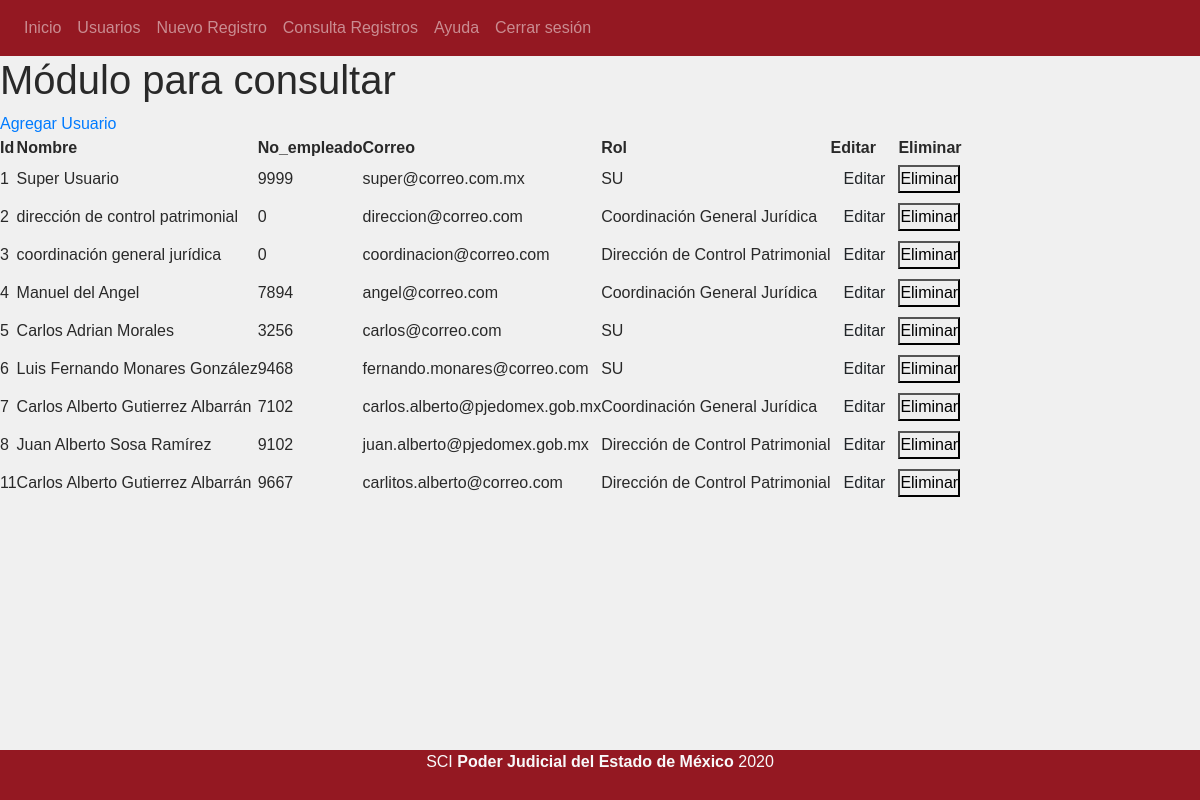
The app's page /usuarios (signed in) with its own data.
### tables this page shows
CREATE TABLE `usuarios` (
  `id` int(11) NOT NULL,
  `nombre` varchar(60) NOT NULL,
  `no_empleado` int(10) NOT NULL,
  `correo` varchar(30) NOT NULL,
  `pass` varchar(256) NOT NULL,
  `rol` tinyint(1) NOT NULL
);

### controller/Usuarios.php (called while the page is built, shortened)
<?php
class Usuarios extends Controller{
    function __construct(){
        $this->view->usuarios = [];
    }
    function render(){
        $usuarios = $this->model->getUsuarios();
        $this->view->usuarios = $usuarios;
        $this->view->mensaje = "";
        $this->view->render('usuarios/index');
    }
}
?>

### index.php (called while the page is built, shortened)
<?php
    require_once 'config/database.php';
    $app = new App();
?>

### model/usuariosModel.php (called while the page is built, shortened)
<?php
include_once 'model/classes/Usuario.class.php';
class UsuariosModel extends Model{
    public function getUsuarios(){
        $items = [];
        try{
            $query = $this->db->conn()->query("SELECT * FROM usuarios");
            while ($row = $query->fetch()){
                $item = new Usuario();
                $item->id = $row['id'];
                $item->nombre = $row['nombre'];
                $item->no_empleado = $row['no_empleado'];
                $item->correo  = $row['correo'];
                $item->rol  = $item->traduceRol($row['rol']);
                array_push($items, $item);
            }
            return $items;
        }
        catch(PDOException $e){
            print "Error" . $e->getMessage();
            print "Error al insertar en la BD";
            return [];
        }
    }
}
?>

### config/database.php (called while the page is built, shortened)
<?php
class DataBase{
    private $host;
    private $user;
    private $pass;
    private $charset;
    function __construct(){
        $this->host = constant('HOST');
        $this->db = constant('DB');
        $this->user = constant('USER');
        $this->pass = constant('PASS');
        $this->charset = constant('CHARSET');
    }
    function conn(){
        try {
            $connection = "mysql:host=" . $this->host . ";dbname=" . $this->db . ";charset=" . $this->charset;
            $options = [
                PDO::ATTR_ERRMODE => PDO::ERRMODE_EXCEPTION,
                PDO::ATTR_EMULATE_PREPARES => false,
            ];
            $pdo = new PDO($connection, $this->user, $this->pass, $options);
            return $pdo;
        } catch (PDOException $e) {
            print_r("Error: " . $e->getMessage());
        }
    }
}
?>

### model/classes/Usuario.class.php (called while the page is built, shortened)
<?php
class Usuario{
    function traduceRol($rol){
        if($rol == 0){
            $stringRol = "SU" ;
        }
        if($rol == 1){
            $stringRol = "Coordinación General Jurídica";
        }
        if($rol == 2){
            $stringRol = "Dirección de Control Patrimonial";
        }
        return $stringRol;
    }
}
?>

### view/usuarios/index.php (the view, shortened to what this page needs)
<!DOCTYPE html>
<html lang="es">
<head>
</head>
<body>
    <?php require_once 'view/header.php'; ?>
    <div id="main">
        <h1 class="center">Módulo para consultar</h1>
    </div>
    <div id="tabla-usuarios" class="main">
        <a clas="btn" href="<?php echo constant('URL')."signin" ?>">Agregar Usuario</a>
        <table>
            <thead>
                <tr>
                    <th>Id</th>
                    <th>Nombre</th>
                    <th>No_empleado</th>
                    <th>Correo</th>
                    <th>Rol</th>
                    <th>Editar</th>
                    <th>Eliminar</th>
                </tr>
            </thead>
            <tbody id="tbody-usuarios"  >
                <?php
                foreach ($this->usuarios as $row) {
                ?>
                    <tr id="fila-id-<?php echo $row->id; ?>" >
                        <td><?php echo $row->id; ?></td>
                        <td><?php echo $row->nombre; ?> </td>
                        <td><?php echo $row->no_empleado; ?> </td>
                        <td><?php echo $row->correo; ?> </td>
                        <td><?php echo $row->rol; ?> </td>
                        <td>
                            <a href="<?php echo constant('URL') . 'usuarios/verUsuario/' .  $row->id; ?>" class="btn">Editar</a>
                        </td>
                        <td>
                            <button class="btnEliminar"
                                data-id="<?php echo $row->id ; ?>"
                                data-matricula="<?php echo $row->no_empleado; ?>"  >
                                Eliminar
                            </button>
                        </td>
                    </tr>
                <?php
                }
                ?>
            </tbody>
        </table>
    </div>
    <?php require_once 'view/footer.php'; ?>
</body>
</html>

### resources/css/dafault.css (style rules this page uses)
* { margin: 0; padding: 0; }
body { font-family: Arial, Helvetica, sans-serif; background: #f0f0f0; color: #292929; min-height: 100vh; position: relative; margin: 0; padding:0; padding-bottom: 50px; box-sizing: border-box; }

### records on screen
usuarios: id "1", nombre "Super Usuario", no_empleado "9999", correo "super@correo.com.mx", rol "SU"
usuarios: id "2", nombre "dirección de control patrimonial", no_empleado "0", correo "direccion@correo.com", rol "Coordinación General Jurídica"
usuarios: id "3", nombre "coordinación general jurídica", no_empleado "0", correo "coordinacion@correo.com", rol "Dirección de Control Patrimonial"
usuarios: id "4", nombre "Manuel del Angel", no_empleado "7894", correo "angel@correo.com", rol "Coordinación General Jurídica"
usuarios: id "5", nombre "Carlos Adrian Morales", no_empleado "3256", correo "carlos@correo.com", rol "SU"
usuarios: id "6", nombre "Luis Fernando Monares González", no_empleado "9468", correo "fernando.monares@correo.com", rol "SU"
usuarios: id "7", nombre "Carlos Alberto Gutierrez Albarrán", no_empleado "7102", correo "carlos.alberto@pjedomex.gob.mx", rol "Coordinación General Jurídica"
usuarios: id "8", nombre "Juan Alberto Sosa Ramírez", no_empleado "9102", correo "juan.alberto@pjedomex.gob.mx", rol "Dirección de Control Patrimonial"
usuarios: id "11", nombre "Carlos Alberto Gutierrez Albarrán", no_empleado "9667", correo "carlitos.alberto@correo.com", rol "Dirección de Control Patrimonial"
